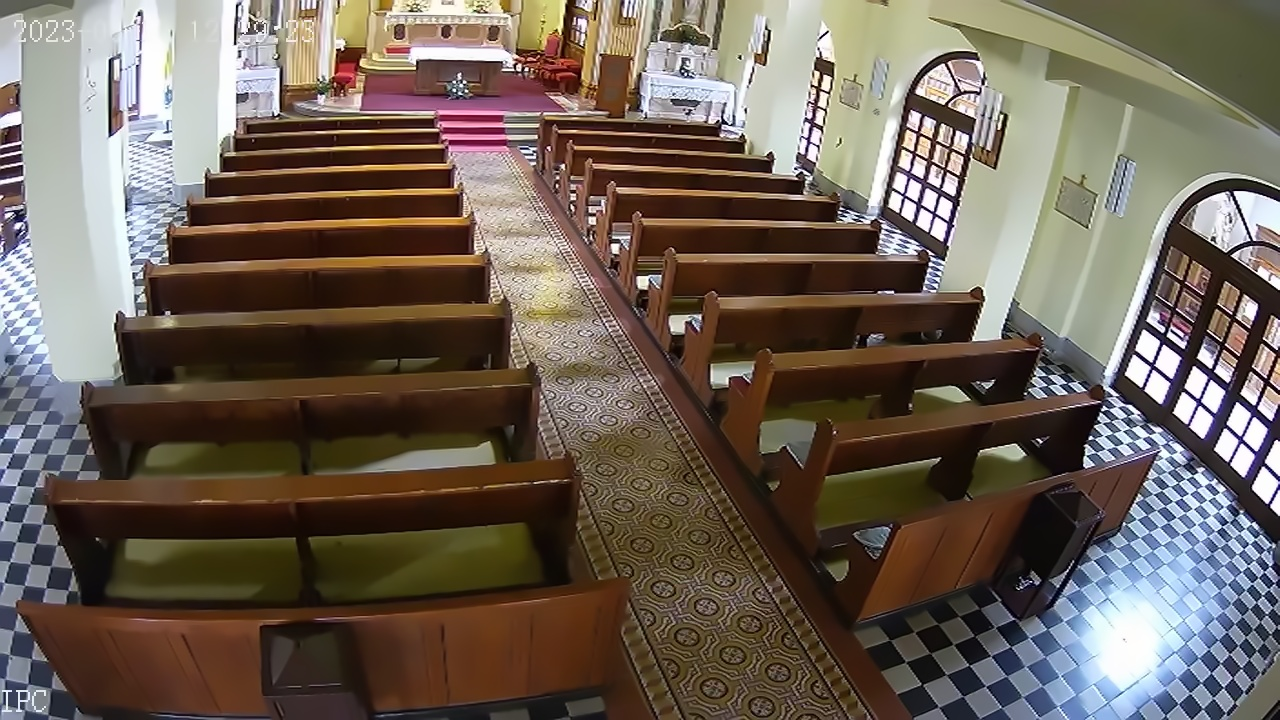
#> input picture test-0.jpg, 1280 x 720 px
$ python -i detection_new.py   (imports and definitions only)
#> lines starting #> are read from the running program, lines starting #| are printed output that depends on the picture
# Code written by: Miszori Gergo, Urban Szabolcs, Boviz Daniel
import cv2
import numpy as np
import math
import switch
from os.path import exists
import os
import time

CAPTURE_SECONDS = 20
LEARNING_RATE = -1
MOTION_THRESHOLD = 10
# if empty: use video stream; if not, use an avi file
#INPUT_FILE = "testvideo.avi"
INPUT_FILE = ""


path_to_tests = '/openhab_conf/scripts/Szent-Jozsef-Hackathon/tests/'

masks = np.array(['sect1full.jpg', 'sect2full.jpg', 'sect3full.jpg',
                      'sect4full.jpg', 'sect5full.jpg', 'sect6full.jpg' ])

fgbg = cv2.createBackgroundSubtractorMOG2()

# Load the camera
# [3 lines not run here, left out]


def apply_mask(img, mask):
    # Convert the img image to the same data type as the mask image
    img = img.astype(mask.dtype)

    # Create a new image with only the white pixels from the mask
    masked_image = cv2.bitwise_and(img, img, mask=mask)

    # Return the number of connected components
    return masked_image

def prepare_mask(mask):
    # Convert the mask to grayscale
    mask = cv2.cvtColor(mask, cv2.COLOR_BGR2GRAY)

    # Innvert the mask
    mask = cv2.bitwise_not(mask)

    return mask

def detect_active_sectors(img):

    # If the img isn't rgb, return -1
    if len(img.shape) != 3:
        return np.array([-1, -1, -1, -1, -1, -1])

    original_img = img
    original_img = prepare_image(original_img)
    detected_img = prepare_image(img)
    img = prepare_image(img)
    masks = np.array(['sect1.jpg', 'sect2.jpg', 'sect3.jpg',
                      'sect4.jpg', 'sect5.jpg', 'sect6.jpg' ])

    sectors = np.array([0, 0, 0, 0, 0, 0])
    sector_trigger = np.array([50, 120, 120, 80, 120, 120])
    index = 0

    for mask in masks:

        absolute_path = os.path.dirname(__file__)
        mask = os.path.join(absolute_path, mask)
        file_exists = exists(mask)
        #print(file_exists)

        mask = cv2.imread(mask)
        mask = prepare_mask(mask)
        img2 = apply_mask(img, mask)

        brightness = 90
        contrast = 500

        if index == 0 or index == 3:
            brightness = 50
            contrast = 500

        if index == 1 or index == 4:
            brightness = 80
            contrast = 500

        img2 = cv2.addWeighted(img2, 1, img2, 0, brightness)
        img2 = cv2.addWeighted(img2, contrast, img2, 0, int(round(255*(1-contrast)/2)))

        detected = detect_person(img2)
        if detect_person(img2) > sector_trigger[index]:
            sectors[index] = 1
            img2 = cv2.inRange(img2, (255, 255, 255), (255, 255, 255))
            img2 = cv2.morphologyEx(img2, cv2.MORPH_OPEN, None, iterations=2)
            contours, hierarchy = cv2.findContours(img2, cv2.RETR_TREE, cv2.CHAIN_APPROX_SIMPLE)
            # Draw rectangles around the detected persons
            for contour in contours:
                x, y, w, h = cv2.boundingRect(contour)
                cv2.rectangle(detected_img, (x, y), (x+w, y+h), (0, 255, 0), 2)
        else:
            sectors[index] = 0

        print("Sector " + str(index + 1) + ": " + str(sectors[index]) + " (detect_person=" + str(detected) + ")")
        index += 1

    #show_picture(original_img)

    now = str(time.strftime("%d%b%Y_%H%M%S", time.gmtime()))
    print( "write imgs " + now )
    cv2.imwrite(path_to_tests2 + '/detected_' + now  + '_' + ''.join(map(str, sectors))  + '.jpg', detected_img)
    cv2.imwrite(path_to_tests2 + '/detected_' + now + '.jpg', original_img)

    return sectors


res_cam_index = 0


#save video
now = str(time.strftime("%d%b%Y_%H%M%S", time.localtime()))
fourcc = cv2.VideoWriter_fourcc(*'XVID')

back_win = "background"
motion_win = "motion"

#cv2.namedWindow(back_win, cv2.WINDOW_NORMAL)
# [95 lines not run here, left out]

>>> import cv2
>>> picture = cv2.imread('test-0.jpg', cv2.IMREAD_GRAYSCALE)
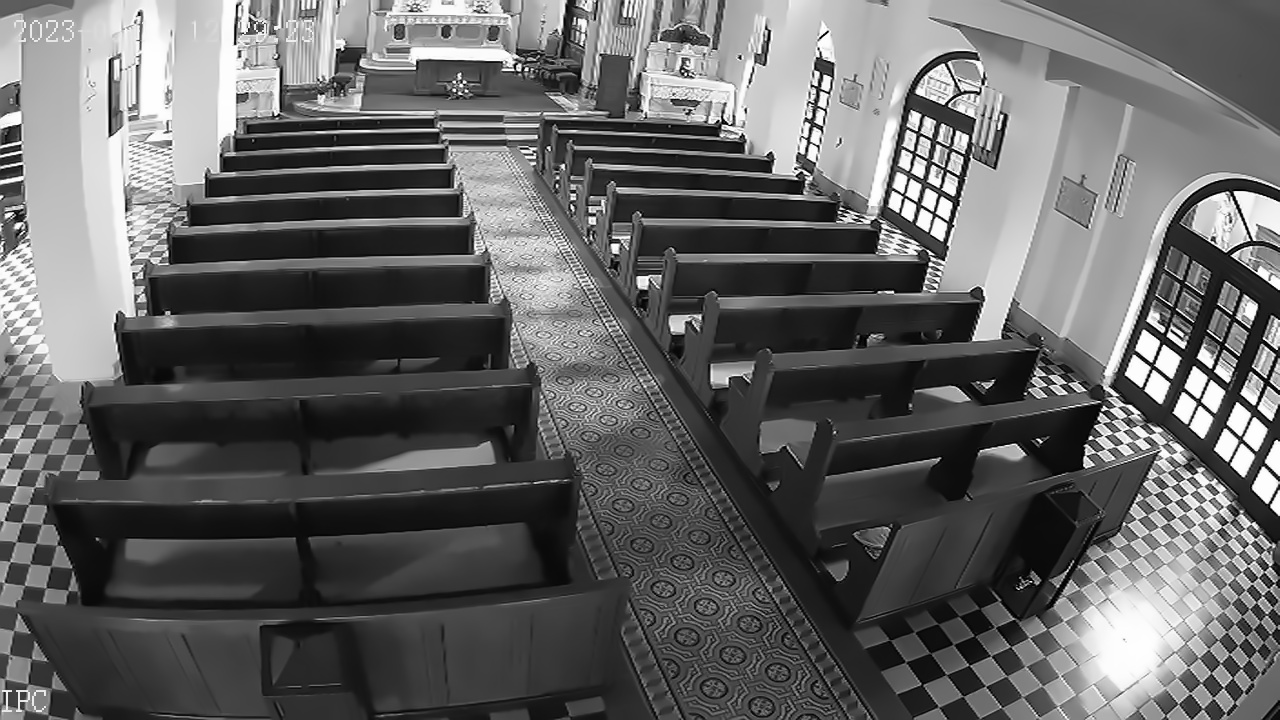
#> picture: shape (720, 1280); min 0, max 255, mean 99
>>> result = detect_active_sectors(picture)
#> result = [-1, -1, -1, -1, -1, -1]
